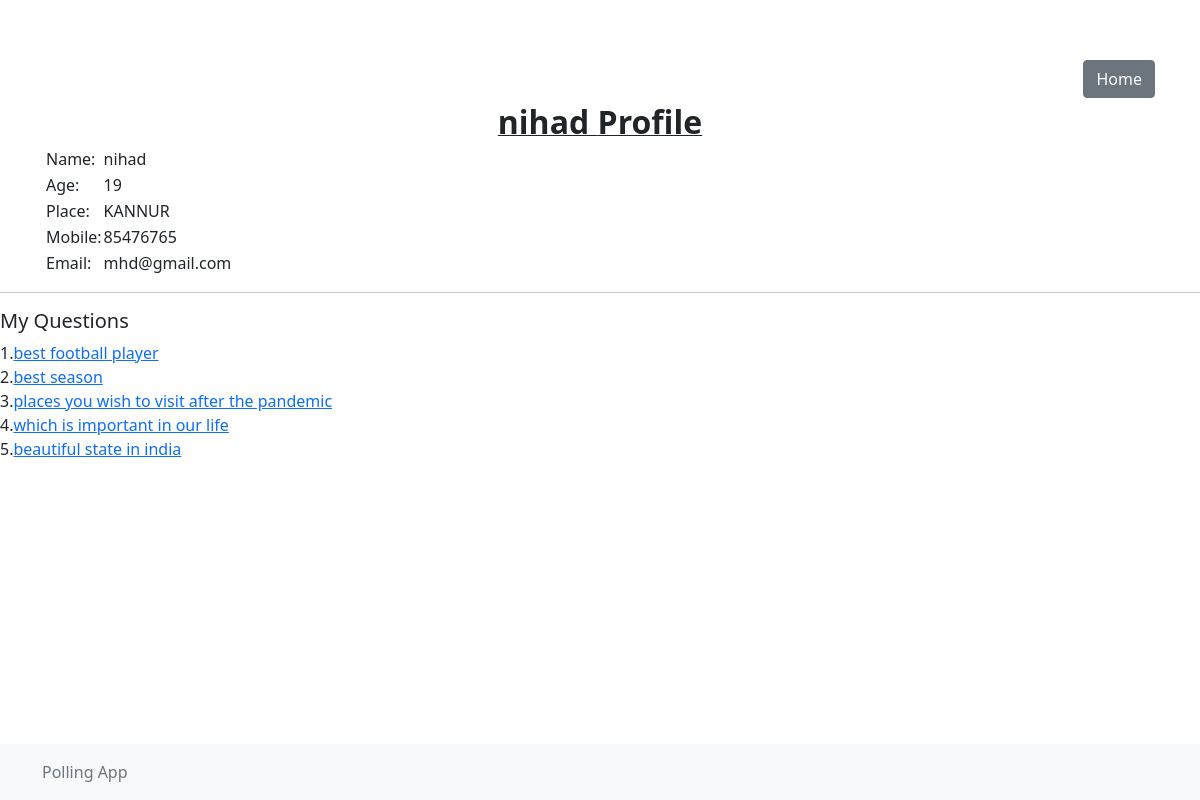
The app's page /home/1/viewProfile/ (signed in) with its own data.
### PollApp/models.py (models this page shows)
class Register(models.Model):
	name=models.CharField(max_length=30)
	age=models.IntegerField()
	place=models.CharField(max_length=30)
	mobile=models.CharField(max_length=20)
	email=models.EmailField()
	password=models.CharField(max_length=20)

class CreatePoll(models.Model):
	register=models.ForeignKey(Register,on_delete=models.CASCADE,default='1')
	question=models.CharField(max_length=200,blank=False)
	option1=models.CharField(max_length=100,blank=False)
	option2=models.CharField(max_length=100,blank=False)
	option3=models.CharField(max_length=100,blank=False)
	option4=models.CharField(max_length=100,blank=False)
	option1_count=models.IntegerField(default=0)
	option2_count=models.IntegerField(default=0)
	option3_count=models.IntegerField(default=0)
	option4_count=models.IntegerField(default=0)

### PollApp/views.py (the view)
# urls.py: path('home/<int:id>/viewProfile/',views.viewProfile,name='viewProfile'),
def viewProfile(request,id):
	if request.session.has_key('user'):
		user=request.session['user']
		polls=CreatePoll.objects.filter(register=user)
		profile=Register.objects.get(id=user)
	else:
		logForm=LoginForm()
		return render(request,'login.html',{'logForm':logForm})
	return render(request,'viewProfile.html',{'polls':polls,'profile':profile})

### PollApp/templates/viewProfile.html (shortened to what this page needs)
{% extends 'base.html' %}
	{% block content %}
	<div align="right">
				<a href="{% url 'PollApp:home' user.id %}" class="btn btn-secondary" >Home</a>
			</div>
	<center><strong><u><font size="6px">{{profile.name}} Profile</font></u></strong></center>
		<table>
			<div>
				<tr>
					<td>
						Name:
					</td>
					<td>
						{{profile.name}}
					</td>
				</tr>
				<tr>
					<td>
						Age:
					</td>
					<td>
						{{profile.age}}
					</td>
				</tr>
				<tr>
					<td>
						Place:
					</td>
					<td>
						{{profile.place}}
					</td>
				</tr>
				<tr>
					<td>
						Mobile:
					</td>
					<td>
						{{profile.mobile}}
					</td>
				</tr>
				<tr>
					<td>
						Email:
					</td>
					<td>
						{{profile.email}}
					</td>
				</tr>
			</table>
			</div>
			<hr>
			<div>
				<h5>My Questions</h5>
				{% for poll in polls %}
					<tr>
						<td>
							{{forloop.counter}}.<a href="{% url 'PollApp:viewResult' poll.id %}">{{poll.question}}</a><br>
						</td>
					</tr>
				{% endfor %}
			</div>
	{% endblock %}

### PollApp/templates/base.html (shortened to what this page needs)
{% load static %}
<!doctype html>
<html lang="en" class="h-100">
  <head>
<link href="{% static 'css/bootstrap.min.css' %}" rel="stylesheet">
    <link href="{% static 'css/sticky-footer-navbar.css' %}" rel="stylesheet">
  </head>
  <body class="d-flex flex-column h-100">
    <main class="flex-shrink-0">
      <div class="container">
        {% block content %}
        {% endblock %}
    </main>
    <footer class="footer mt-auto py-3 bg-light">
      <div class="container">
        <span class="text-muted">Polling App</span>
      </div>
    </footer>
  </body>
</html>

### static/css/sticky-footer-navbar.css (style rules this page uses)
main > .container { padding: 60px 15px 0; }

### records on screen
Register: name "nihad", age "19", place "KANNUR", mobile "85476765", email "mhd@gmail.com"
CreatePoll: question "best football player"
CreatePoll: question "best season"
CreatePoll: question "places you wish to visit after the pandemic"
CreatePoll: question "which is important in our life"
CreatePoll: question "beautiful state in india"
